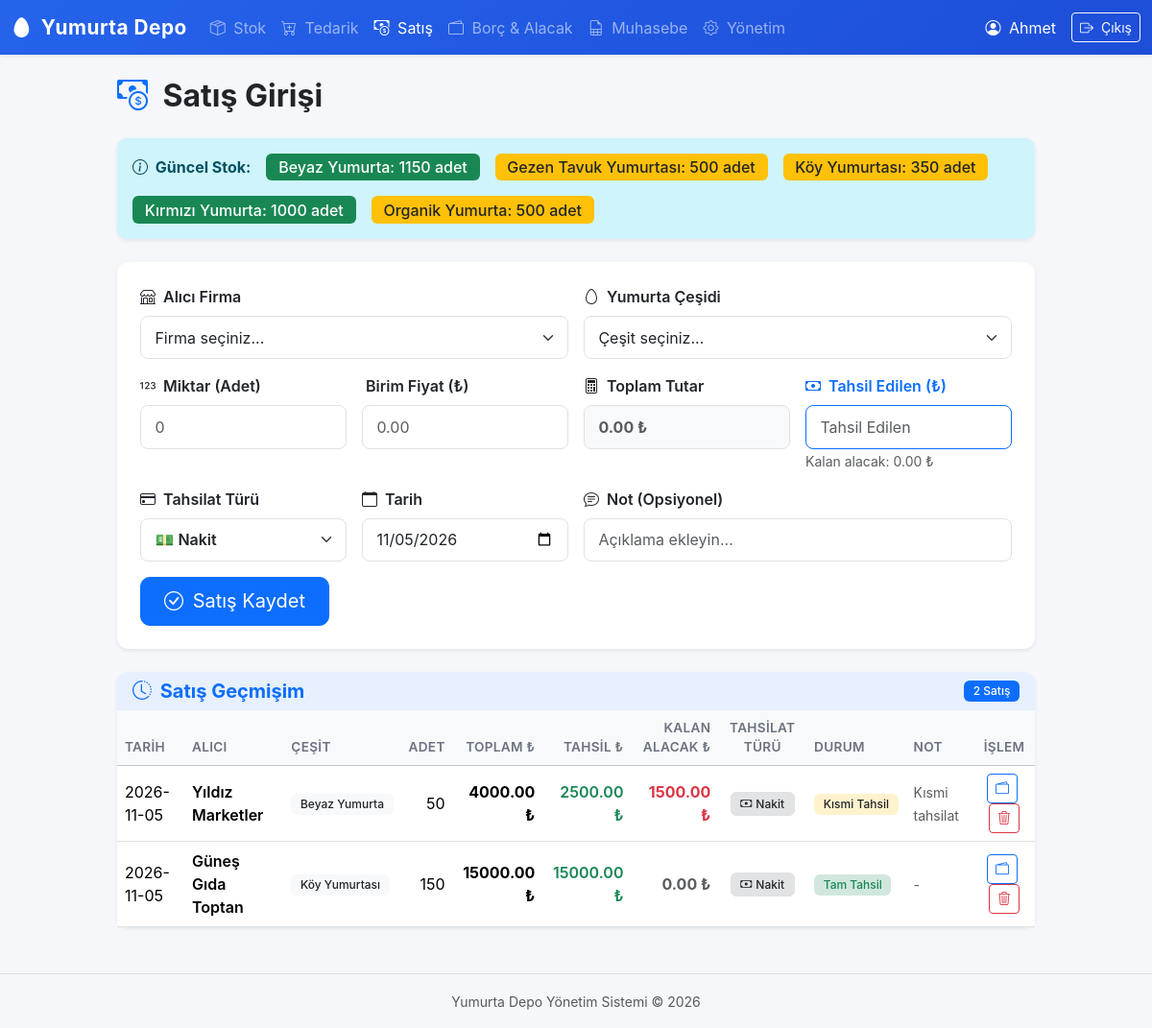
Before: /satis (signed in) with the older database file.
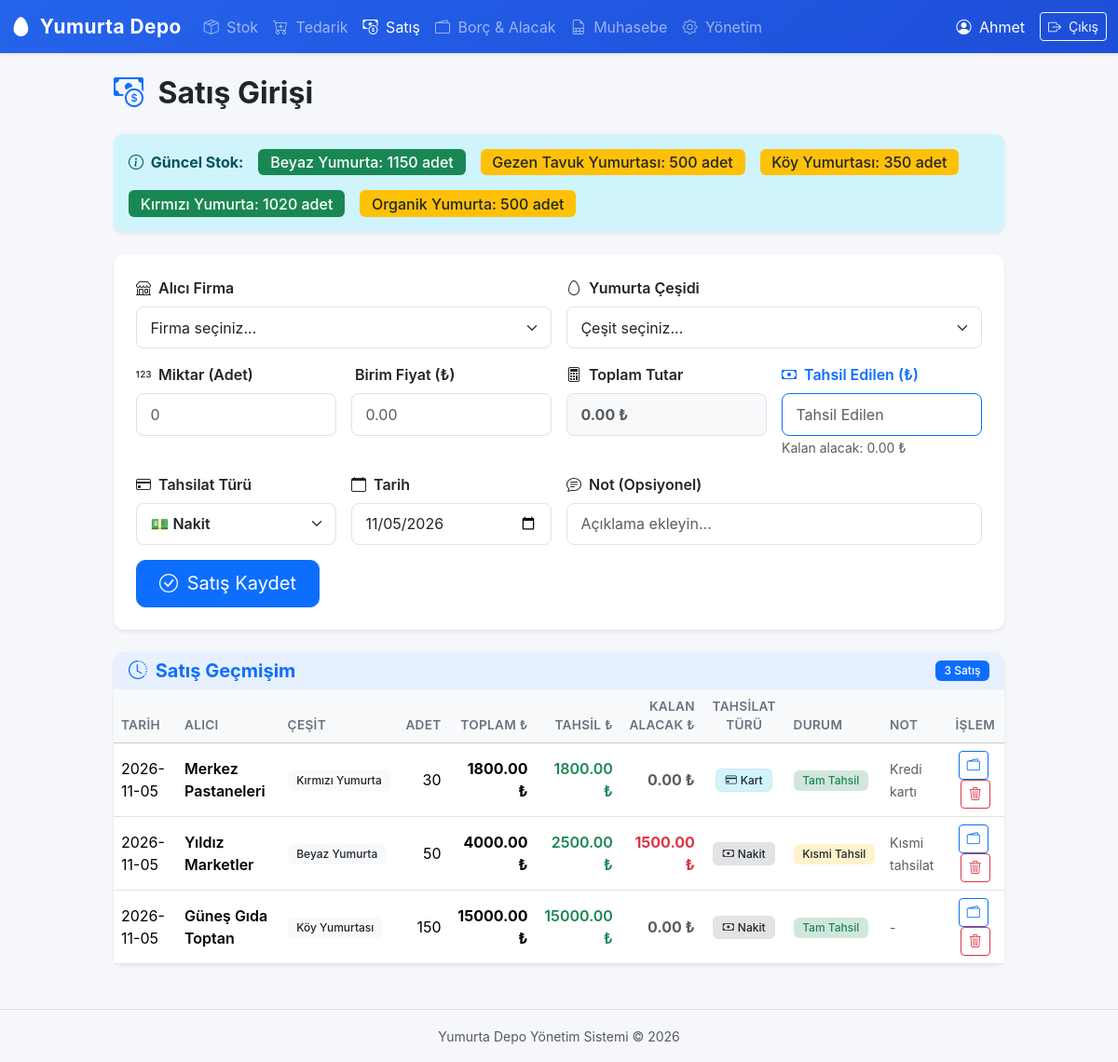
After: the same page with the newer database file.
### tables this page shows
CREATE TABLE egg_types (
            id            INTEGER PRIMARY KEY AUTOINCREMENT,
            name          TEXT    UNIQUE NOT NULL,
            initial_stock INTEGER DEFAULT 0
        );

CREATE TABLE sales (
            id          INTEGER   PRIMARY KEY AUTOINCREMENT,
            user_id     INTEGER   NOT NULL,
            egg_type_id INTEGER   NOT NULL,
            buyer_id    INTEGER   NOT NULL,
            quantity    INTEGER   NOT NULL,
            unit_price  REAL      NOT NULL,
            total_price REAL      NOT NULL,
            date        TEXT      NOT NULL,
            note        TEXT      DEFAULT '',
            created_at  TIMESTAMP DEFAULT CURRENT_TIMESTAMP, paid_amount REAL NOT NULL DEFAULT 0, payment_method TEXT NOT NULL DEFAULT 'Nakit',
            FOREIGN KEY (user_id)     REFERENCES users(id),
            FOREIGN KEY (egg_type_id) REFERENCES egg_types(id),
            FOREIGN KEY (buyer_id)    REFERENCES buyers(id)
        );

CREATE TABLE buyers (
            id   INTEGER PRIMARY KEY AUTOINCREMENT,
            name TEXT    UNIQUE NOT NULL
        );

### app.py (the view, shortened to what this page needs)
@app.route("/satis", methods=["GET", "POST"])
@login_required
def satis():
    egg_types = db.get_egg_types()
    buyers = db.get_buyers()
    stock = db.get_stock()
    sales = db.get_user_sales(session["user_id"])
    return render_template(
        "satis.html",
        egg_types=egg_types,
        buyers=buyers,
        sales=sales,
        stock=stock,
        today=date.today().isoformat(),
    )

### app.py (called while the page is built)
def login_required(f):
    @wraps(f)
    def decorated(*args, **kwargs):
        if "user_id" not in session:
            flash("Lütfen önce giriş yapın.", "warning")
            return redirect(url_for("login"))
        return f(*args, **kwargs)
    return decorated

### database.py (called while the page is built)
def get_db():
    conn = sqlite3.connect(DB_PATH)
    conn.row_factory = sqlite3.Row
    conn.execute("PRAGMA foreign_keys = ON")
    return conn

def get_stock():
    conn = get_db()
    rows = conn.execute("""
        SELECT
            et.id,
            et.name,
            et.initial_stock,
            COALESCE(p.total_in, 0)  AS total_in,
            COALESCE(s.total_out, 0) AS total_out,
            et.initial_stock + COALESCE(p.total_in, 0) - COALESCE(s.total_out, 0) AS stock
        FROM egg_types et
        LEFT JOIN (
            SELECT egg_type_id, SUM(quantity) AS total_in
            FROM purchases GROUP BY egg_type_id
        ) p ON p.egg_type_id = et.id
        LEFT JOIN (
            SELECT egg_type_id, SUM(quantity) AS total_out
            FROM sales GROUP BY egg_type_id
        ) s ON s.egg_type_id = et.id
        ORDER BY et.name
    """).fetchall()
    conn.close()
    return rows

### templates/satis.html (shortened to what the changed rows need)
{% extends "base.html" %}
{% block content %}
<div class="row justify-content-center">
    <div class="col-lg-11 col-xl-10">
        <h2 class="fw-bold mb-4">
            <i class="bi bi-cash-coin text-primary me-2"></i> Satış Girişi
        </h2>
        <div class="alert alert-info border-0 shadow-sm d-flex flex-wrap gap-3 align-items-center mb-4">
            <strong><i class="bi bi-info-circle me-1"></i> Güncel Stok:</strong>
            {% for item in stock %}
            <span class="badge
                {% if item.stock > 500 %}bg-success
                {% elif item.stock > 100 %}bg-warning text-dark
                {% elif item.stock > 0 %}bg-danger
                {% else %}bg-secondary
                {% endif %} fs-6">
                {{ item.name }}: {{ item.stock }} adet
            </span>
            {% endfor %}
        </div>
        <div class="card border-0 shadow-sm">
            <div class="card-header bg-primary bg-opacity-10 border-0 d-flex justify-content-between align-items-center">
                <h5 class="mb-0 fw-bold text-primary">
                    <i class="bi bi-clock-history me-1"></i> Satış Geçmişim
                </h5>
                <span class="badge bg-primary">{{ sales|length }} Satış</span>
            </div>
            <div class="card-body p-0">
                {% if sales %}
                <div class="table-responsive">
                    <table class="table table-hover align-middle mb-0">
                        <thead class="table-light">
                            <tr>
                                <th>Tarih</th>
                                <th>Alıcı</th>
                                <th>Çeşit</th>
                                <th class="text-end">Adet</th>
                                <th class="text-end">Toplam ₺</th>
                                <th class="text-end">Tahsil ₺</th>
                                <th class="text-end">Kalan Alacak ₺</th>
                                <th class="text-center">Tahsilat Türü</th>
                                <th>Durum</th>
                                <th>Not</th>
                                <th class="text-center">İşlem</th>
                            </tr>
                        </thead>
                        <tbody>
                            {% for s in sales %}
                            {% set rec = s.total_price - s.paid_amount %}
                            <tr>
                                <td>{{ s.date }}</td>
                                <td class="fw-semibold">{{ s.buyer_name }}</td>
                                <td>
                                    <span class="badge bg-light text-dark">{{ s.egg_type_name }}</span>
                                </td>
                                <td class="text-end">{{ s.quantity }}</td>
                                <td class="text-end fw-bold">{{ "%.2f"|format(s.total_price) }} ₺</td>
                                <td class="text-end text-success fw-semibold">{{ "%.2f"|format(s.paid_amount) }} ₺</td>
                                <td class="text-end fw-bold {% if rec > 0.01 %}text-danger{% else %}text-muted{% endif %}">
                                    {{ "%.2f"|format(rec) }} ₺
                                </td>
                                <td class="text-center">
                                    {% if s.payment_method == 'Kart' %}
                                    <span class="badge bg-info-subtle text-dark border"><i class="bi bi-credit-card me-1"></i>Kart</span>
                                    {% else %}
                                    <span class="badge bg-secondary-subtle text-dark border"><i class="bi bi-cash me-1"></i>Nakit</span>
                                    {% endif %}
                                </td>
                                <td>
                                    {% if rec <= 0.01 %}
                                    <span class="badge bg-success-subtle text-success">Tam Tahsil</span>
                                    {% elif s.paid_amount > 0 %}
                                    <span class="badge bg-warning-subtle text-dark">Kısmi Tahsil</span>
                                    {% else %}
                                    <span class="badge bg-danger-subtle text-danger">Tahsil Edilmedi</span>
                                    {% endif %}
                                </td>
                                <td><small class="text-muted">{{ s.note or '-' }}</small></td>
                                <td class="text-center">
                                    <button type="button" class="btn btn-outline-primary btn-sm me-1"
                                            data-bs-toggle="modal" data-bs-target="#collectModal{{ s.id }}" title="Tahsilat Güncelle">
                                        <i class="bi bi-wallet2"></i>
                                    </button>
                                    <form method="POST" action="{{ url_for('delete_sale', sid=s.id) }}"
                                          class="d-inline" onsubmit="return confirm('Bu kaydı silmek istediğinize emin misiniz?')">
                                        <button type="submit" class="btn btn-outline-danger btn-sm" title="Sil">
                                            <i class="bi bi-trash3"></i>
                                        </button>
                                    </form>
                                </td>
                            </tr>
                            {% endfor %}
                        </tbody>
                    </table>
                </div>
                {% else %}
                <p class="text-muted text-center py-4 mb-0">
                    <i class="bi bi-inbox me-1"></i> Henüz satış kaydı bulunmuyor.
                </p>
                {% endif %}
            </div>
        </div>
    </div>
</div>
{% endblock %}

Changed rows visible on the page:
computed for egg_types "Kırmızı Yumurta": stock "1000" → "1020"
added sales: date "2026-11-05", buyer_name "Merkez Pastaneleri", egg_type_name "Kırmızı Yumurta", quantity "30", total_price "1800.00", paid_amount "1800.00", rec "0.00", payment_method "Kart" (drawn), shows "Tam Tahsil", note "Kredi kartı"
Other visible differences:
{{ sales|length }}: "2" → "3"
